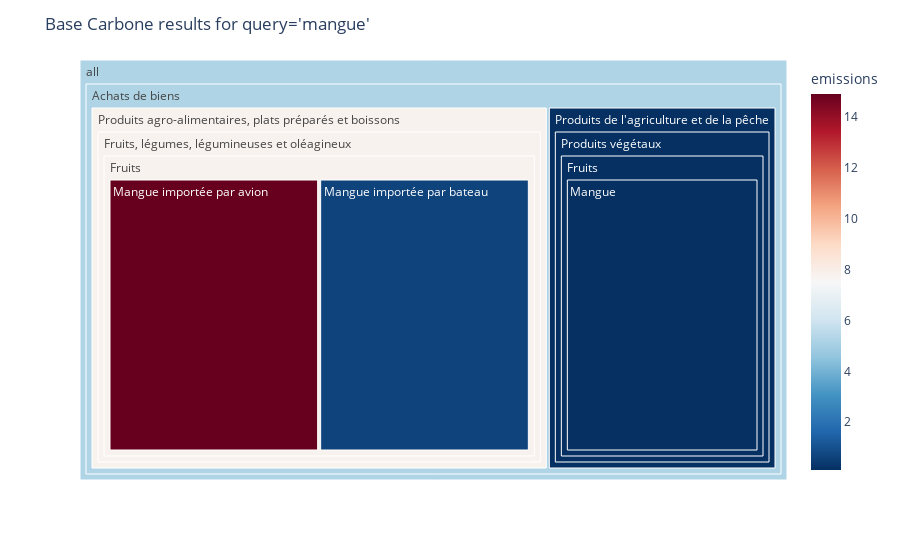

Notebook source saved alongside this figure:
### Code cell
r,fig = baca.search("mangue",kind = "treemap")
fig

### Figure 1 — Plotly figure (JSON) as saved in the notebook; plotly's stock layout.template omitted (floating-point values rounded to 4 significant figures)
{"data": [{"branchvalues": "total", "customdata": [[33054, 14.9, "kgCO2e/kg de poids net"], [33055, 0.655, "kgCO2e/kg de poids net"], [28425, 0.122, "kgCO2e/kg"], [33054, 14.9, "kgCO2e/kg de poids net"], [33055, 0.655, "kgCO2e/kg de poids net"], [28425, 0.122, "kgCO2e/kg"], [33054, 14.9, "kgCO2e/kg de poids net"], [33055, 0.655, "kgCO2e/kg de poids net"], [28425, 0.122, "kgCO2e/kg"], [28425, 0.122, "kgCO2e/kg"], [33054, 14.9, "kgCO2e/kg de poids net"], [33055, 0.655, "kgCO2e/kg de poids net"], [28425, 0.122, "kgCO2e/kg"], [33054, 14.9, "kgCO2e/kg de poids net"], [33055, 0.655, "kgCO2e/kg de poids net"], ["(?)", 7.777, "kgCO2e/kg de poids net"], [28425, 0.122, "kgCO2e/kg"], ["(?)", 7.777, "kgCO2e/kg de poids net"], [28425, 0.122, "kgCO2e/kg"], ["(?)", 7.777, "kgCO2e/kg de poids net"], [28425, 0.122, "kgCO2e/kg"], ["(?)", 5.226, "(?)"], ["(?)", 5.226, "(?)"]], "domain": {"x": [0, 1], "y": [0, 1]}, "hovertemplate": "<b>%{label}</b> - Count: %{value}<br>Emissions: %{color:.5f} %{customdata[2]}<br>Id: %{customdata[0]}", "ids": ["all/Achats de biens/Produits agro-alimentaires, plats préparés et boissons/Fruits, légumes, légumineuses et oléagineux/Fruits/Mangue importée par avion/pulpe, crue/ /France continentale/ ", "all/Achats de biens/Produits agro-alimentaires, plats préparés et boissons/Fruits, légumes, légumineuses et oléagineux/Fruits/Mangue importée par bateau/pulpe, crue/ /France continentale/ ", "all/Achats de biens/Produits de l'agriculture et de la pêche/Produits végétaux/Fruits/Mangue/conventionnel, serre semi fermée,  énergie fatale et biomasse,  avec CO2 liquide, avec recyclage des/Au verger/France continentale/ ", "all/Achats de biens/Produits agro-alimentaires, plats préparés et boissons/Fruits, légumes, légumineuses et oléagineux/Fruits/Mangue importée par avion/pulpe, crue/ /France continentale", "all/Achats de biens/Produits agro-alimentaires, plats préparés et boissons/Fruits, légumes, légumineuses et oléagineux/Fruits/Mangue importée par bateau/pulpe, crue/ /France continentale", "all/Achats de biens/Produits de l'agriculture et de la pêche/Produits végétaux/Fruits/Mangue/conventionnel, serre semi fermée,  énergie fatale et biomasse,  avec CO2 liquide, avec recyclage des/Au verger/France continentale", "all/Achats de biens/Produits agro-alimentaires, plats préparés et boissons/Fruits, légumes, légumineuses et oléagineux/Fruits/Mangue importée par avion/pulpe, crue/ ", "all/Achats de biens/Produits agro-alimentaires, plats préparés et boissons/Fruits, légumes, légumineuses et oléagineux/Fruits/Mangue importée par bateau/pulpe, crue/ ", "all/Achats de biens/Produits de l'agriculture et de la pêche/Produits végétaux/Fruits/Mangue/conventionnel, serre semi fermée,  énergie fatale et biomasse,  avec CO2 liquide, avec recyclage des/Au verger", "all/Achats de biens/Produits de l'agriculture et de la pêche/Produits végétaux/Fruits/Mangue/conventionnel, serre semi fermée,  énergie fatale et biomasse,  avec CO2 liquide, avec recyclage des", "all/Achats de biens/Produits agro-alimentaires, plats préparés et boissons/Fruits, légumes, légumineuses et oléagineux/Fruits/Mangue importée par avion/pulpe, crue", "all/Achats de biens/Produits agro-alimentaires, plats préparés et boissons/Fruits, légumes, légumineuses et oléagineux/Fruits/Mangue importée par bateau/pulpe, crue", "all/Achats de biens/Produits de l'agriculture et de la pêche/Produits végétaux/Fruits/Mangue", "all/Achats de biens/Produits agro-alimentaires, plats préparés et boissons/Fruits, légumes, légumineuses et oléagineux/Fruits/Mangue importée par avion", "all/Achats de biens/Produits agro-alimentaires, plats préparés et boissons/Fruits, légumes, légumineuses et oléagineux/Fruits/Mangue importée par bateau", "all/Achats de biens/Produits agro-alimentaires, plats préparés et boissons/Fruits, légumes, légumineuses et oléagineux/Fruits", "all/Achats de biens/Produits de l'agriculture et de la pêche/Produits végétaux/Fruits", "all/Achats de biens/Produits agro-alimentaires, plats préparés et boissons/Fruits, légumes, légumineuses et oléagineux", "all/Achats de biens/Produits de l'agriculture et de la pêche/Produits végétaux", "all/Achats de biens/Produits agro-alimentaires, plats préparés et boissons", "all/Achats de biens/Produits de l'agriculture et de la pêche", "all/Achats de biens", "all"], "labels": [" ", " ", " ", "France continentale", "France continentale", "France continentale", " ", " ", "Au verger", "conventionnel, serre semi fermée,  énergie fatale et biomasse,  avec CO2 liquide, avec recyclage des", "pulpe, crue", "pulpe, crue", "Mangue", "Mangue importée par avion", "Mangue importée par bateau", "Fruits", "Fruits", "Fruits, légumes, légumineuses et oléagineux", "Produits végétaux", "Produits agro-alimentaires, plats préparés et boissons", "Produits de l'agriculture et de la pêche", "Achats de biens", "all"], "marker": {"coloraxis": "coloraxis", "colors": [14.9, 0.655, 0.122, 14.9, 0.655, 0.122, 14.9, 0.655, 0.122, 0.122, 14.9, 0.655, 0.122, 14.9, 0.655, 7.777, 0.122, 7.777, 0.122, 7.777, 0.122, 5.226, 5.226]}, "maxdepth": 6, "name": "", "parents": ["all/Achats de biens/Produits agro-alimentaires, plats préparés et boissons/Fruits, légumes, légumineuses et oléagineux/Fruits/Mangue importée par avion/pulpe, crue/ /France continentale", "all/Achats de biens/Produits agro-alimentaires, plats préparés et boissons/Fruits, légumes, légumineuses et oléagineux/Fruits/Mangue importée par bateau/pulpe, crue/ /France continentale", "all/Achats de biens/Produits de l'agriculture et de la pêche/Produits végétaux/Fruits/Mangue/conventionnel, serre semi fermée,  énergie fatale et biomasse,  avec CO2 liquide, avec recyclage des/Au verger/France continentale", "all/Achats de biens/Produits agro-alimentaires, plats préparés et boissons/Fruits, légumes, légumineuses et oléagineux/Fruits/Mangue importée par avion/pulpe, crue/ ", "all/Achats de biens/Produits agro-alimentaires, plats préparés et boissons/Fruits, légumes, légumineuses et oléagineux/Fruits/Mangue importée par bateau/pulpe, crue/ ", "all/Achats de biens/Produits de l'agriculture et de la pêche/Produits végétaux/Fruits/Mangue/conventionnel, serre semi fermée,  énergie fatale et biomasse,  avec CO2 liquide, avec recyclage des/Au verger", "all/Achats de biens/Produits agro-alimentaires, plats préparés et boissons/Fruits, légumes, légumineuses et oléagineux/Fruits/Mangue importée par avion/pulpe, crue", "all/Achats de biens/Produits agro-alimentaires, plats préparés et boissons/Fruits, légumes, légumineuses et oléagineux/Fruits/Mangue importée par bateau/pulpe, crue", "all/Achats de biens/Produits de l'agriculture et de la pêche/Produits végétaux/Fruits/Mangue/conventionnel, serre semi fermée,  énergie fatale et biomasse,  avec CO2 liquide, avec recyclage des", "all/Achats de biens/Produits de l'agriculture et de la pêche/Produits végétaux/Fruits/Mangue", "all/Achats de biens/Produits agro-alimentaires, plats préparés et boissons/Fruits, légumes, légumineuses et oléagineux/Fruits/Mangue importée par avion", "all/Achats de biens/Produits agro-alimentaires, plats préparés et boissons/Fruits, légumes, légumineuses et oléagineux/Fruits/Mangue importée par bateau", "all/Achats de biens/Produits de l'agriculture et de la pêche/Produits végétaux/Fruits", "all/Achats de biens/Produits agro-alimentaires, plats préparés et boissons/Fruits, légumes, légumineuses et oléagineux/Fruits", "all/Achats de biens/Produits agro-alimentaires, plats préparés et boissons/Fruits, légumes, légumineuses et oléagineux/Fruits", "all/Achats de biens/Produits agro-alimentaires, plats préparés et boissons/Fruits, légumes, légumineuses et oléagineux", "all/Achats de biens/Produits de l'agriculture et de la pêche/Produits végétaux", "all/Achats de biens/Produits agro-alimentaires, plats préparés et boissons", "all/Achats de biens/Produits de l'agriculture et de la pêche", "all/Achats de biens", "all/Achats de biens", "all", ""], "root": {"color": "lightgrey"}, "type": "treemap", "values": [1, 1, 1, 1, 1, 1, 1, 1, 1, 1, 1, 1, 1, 1, 1, 2, 1, 2, 1, 2, 1, 3, 3]}], "layout": {"coloraxis": {"colorbar": {"title": {"text": "emissions"}}, "colorscale": [[0, "rgb(5,48,97)"], [0.1, "rgb(33,102,172)"], [0.2, "rgb(67,147,195)"], [0.3, "rgb(146,197,222)"], [0.4, "rgb(209,229,240)"], [0.5, "rgb(247,247,247)"], [0.6, "rgb(253,219,199)"], [0.7, "rgb(244,165,130)"], [0.8, "rgb(214,96,77)"], [0.9, "rgb(178,24,43)"], [1, "rgb(103,0,31)"]]}, "legend": {"tracegroupgap": 0}, "margin": {"t": 60}, "title": {"text": "Base Carbone results for query='mangue'"}}}
